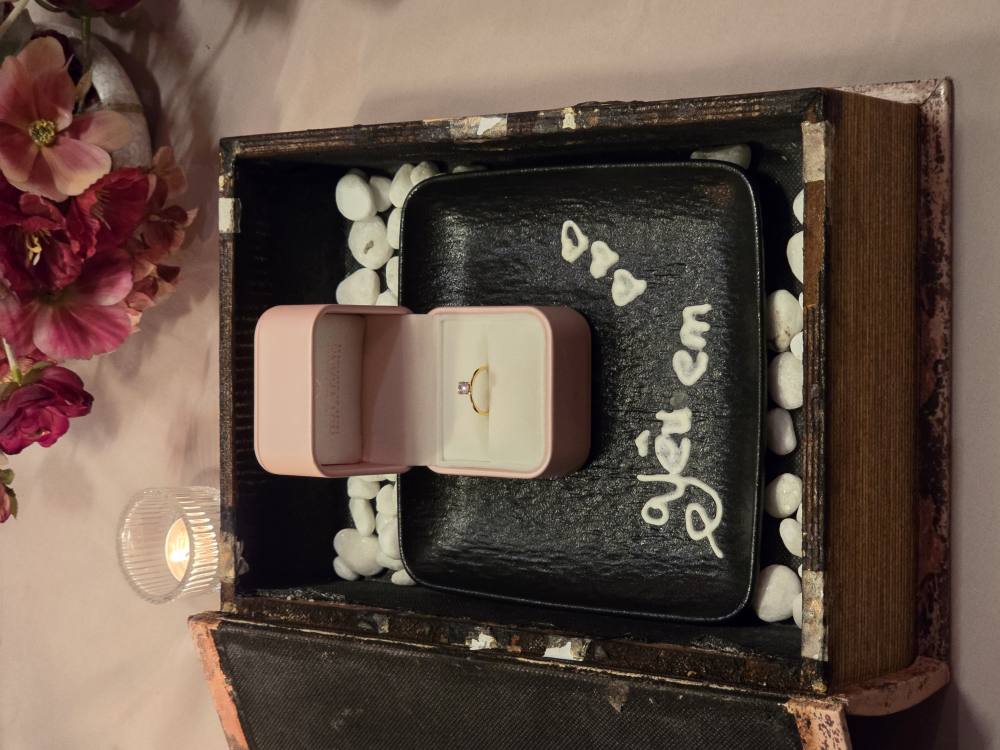
#> input picture assets/images/17-10-date.jpg, 4000 x 3000 px (shown at 1/4 size)
$ python make_thumbs.py
#> lines starting #> are read from the running program, lines starting #| are printed output that depends on the picture
#!/usr/bin/env python3
"""Tạo ảnh nhẹ cho trang: đọc ảnh gốc trong assets/images (jpg/jpeg) và ghi HAI bản cùng tên, ảnh gốc KHÔNG bị sửa:
  - assets/thumbs: bản nhỏ (mặc định cạnh dài 1200px) hiển thị ngoài trang
  - assets/full:   bản xem lớn (mặc định cạnh dài 1920px ~ Full HD) tải khi khách bấm phóng to; ảnh gốc nhỏ hơn thì chép nguyên, không phóng to
Dùng: python3 scripts/make_thumbs.py [thumb=1200] [chất_lượng_thumb=80] [full=1920] [chất_lượng_full=85]   (cần: pip install pillow)"""
import shutil
import sys
from pathlib import Path
from PIL import Image, ImageOps

root = Path(__file__).resolve().parent.parent
src, thumbs, full = root / "assets" / "images", root / "assets" / "thumbs", root / "assets" / "full"
arg = lambda i, d: int(sys.argv[i]) if len(sys.argv) > i else d
t_side, t_q, f_side, f_q = arg(1, 1200), arg(2, 80), arg(3, 1920), arg(4, 85)
thumbs.mkdir(exist_ok=True); full.mkdir(exist_ok=True)

def shrink(im, side):
    k = side / max(im.size)
    return im.resize((round(im.width * k), round(im.height * k)), Image.LANCZOS) if k < 1 else im

for f in sorted(p for p in src.iterdir() if p.suffix.lower() in (".jpg", ".jpeg")):
    im = ImageOps.exif_transpose(Image.open(f)).convert("RGB")  # xoay đúng hướng theo EXIF, giữ nguyên tỉ lệ (không cắt)
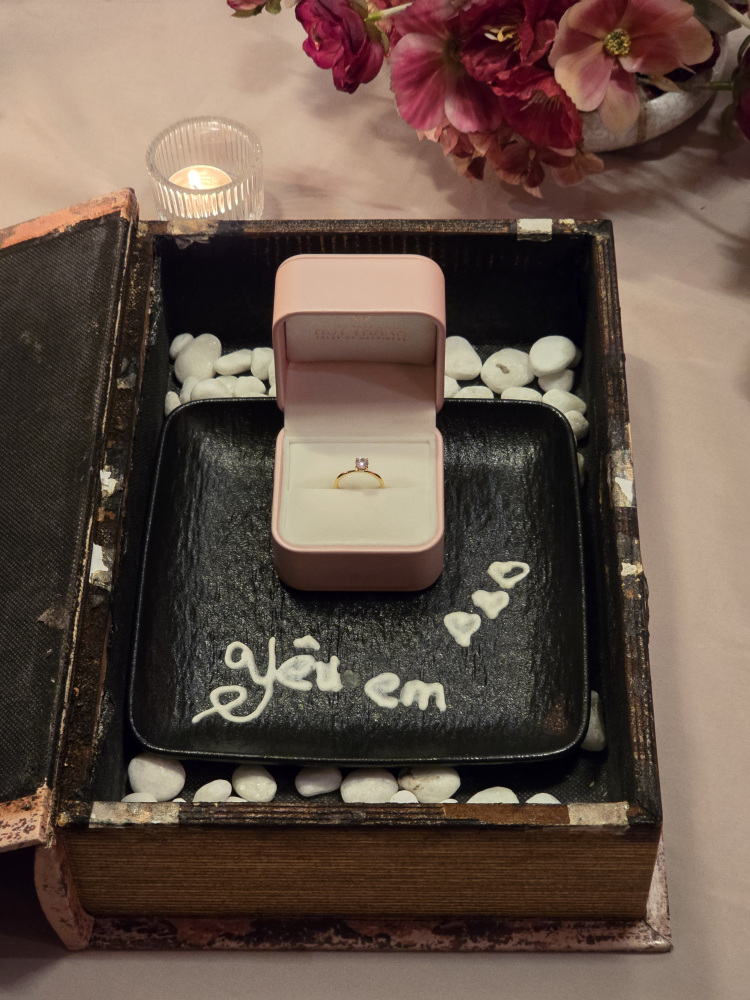
#> im: PIL image 3000x4000 RGB (shown at 1/4 size); mean R, G, B 99.7, 82.1, 71.6
    t = shrink(im, t_side); out_t = thumbs / f.name
    t.save(out_t, "JPEG", quality=t_q, optimize=True, progressive=True)
    if max(im.size) <= f_side and f.stat().st_size < 1_500_000:
        shutil.copy2(f, full / f.name); fw, fh = im.size
    else:
        g = shrink(im, f_side); g.save(full / f.name, "JPEG", quality=f_q, optimize=True, progressive=True); fw, fh = g.size
#> after `fw, fh = g.size`: fw = 1440; fh = 1920
    print(f"{f.name:16s} gốc {f.stat().st_size/1e3:6.0f}KB -> thumb {out_t.stat().st_size/1e3:4.0f}KB {t.width}x{t.height} | full {(full/f.name).stat().st_size/1e3:5.0f}KB {fw}x{fh}")
#| 17-10-date.jpg   gốc   3007KB -> thumb  166KB 900x1200 | full   454KB 1440x1920
